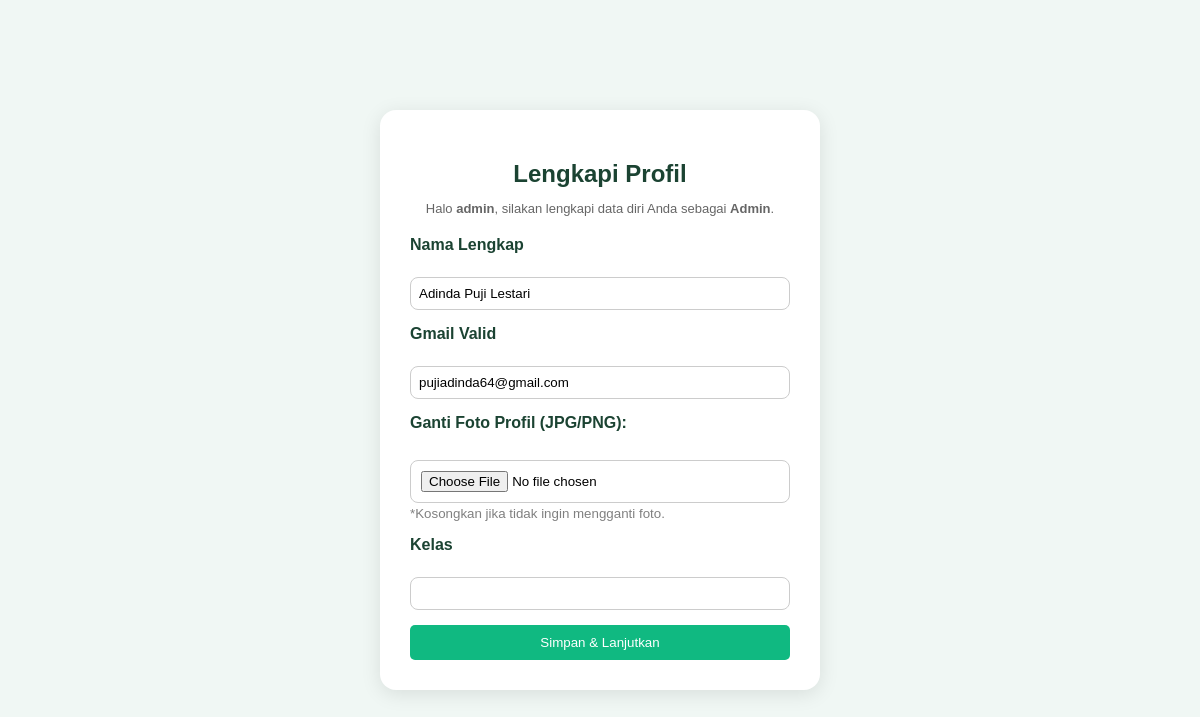
The app's page /crud-atph/profil.php (signed in) with its own data.
### tables this page shows
CREATE TABLE `users` (
  `id_user` int NOT NULL,
  `username` varchar(50) NOT NULL,
  `password` varchar(255) NOT NULL,
  `role` enum('admin','siswa') NOT NULL,
  `nama_lengkap` varchar(100) DEFAULT NULL,
  `email` varchar(100) DEFAULT NULL,
  `kelas` varchar(50) DEFAULT NULL,
  `poin` int DEFAULT '0',
  `foto` varchar(255) DEFAULT NULL
);

### crud-atph/profil.php (the view, shortened to what this page needs)
<?php
include 'config/koneksi.php';
$user_id = $_SESSION['user_id'];
$role    = $_SESSION['role'];
$query = mysqli_query($koneksi, "SELECT * FROM users WHERE id_user = '$user_id'");
$user  = mysqli_fetch_assoc($query);
?>
<!DOCTYPE html>
<html lang="id">
<head>
</head>
<body>
<div class="card">
    <h2 style="color: #1b4332; text-align: center; margin-bottom: 10px;">Lengkapi Profil</h2>
    <p style="font-size: 13px; color: #666; text-align: center; margin-bottom: 20px;">
        Halo <b><?= htmlspecialchars($user['username'] ?? ''); ?></b>, silakan lengkapi data diri Anda sebagai <b><?= ucfirst($role); ?></b>.
    </p>
    <form action="" method="POST" enctype="multipart/form-data">
        <div class="form-group" style="margin-bottom: 15px;">
            <label>Nama Lengkap</label><br>
            <input type="text" name="nama_lengkap" value="<?php echo htmlspecialchars($user['nama_lengkap'] ?? ''); ?>" style="width: 100%; padding: 8px;" required>
        </div>
        <div class="form-group" style="margin-bottom: 15px;">
            <label>Gmail Valid</label><br>
            <input type="email" name="email" value="<?php echo htmlspecialchars($user['email'] ?? ''); ?>" style="width: 100%; padding: 8px;" required>
        </div>
        <div class="form-group" style="margin-bottom: 15px;">
            <label>Ganti Foto Profil (JPG/PNG):</label><br>
            <input type="file" name="foto" accept="image/*" style="margin-top: 5px;">
            <small style="color: gray; display: block; margin-top: 3px;">*Kosongkan jika tidak ingin mengganti foto.</small>
        </div>
        <div class="form-group" style="margin-bottom: 15px;">
            <label>Kelas</label><br>
            <input type="text" name="kelas" value="<?php echo htmlspecialchars($user['kelas'] ?? ''); ?>" style="width: 100%; padding: 8px;">
        </div>
        <button type="submit" name="simpan_profil" class="btn-primary" style="width: 100%; padding: 10px; background: #10b981; color: white; border: none; border-radius: 5px; cursor: pointer;">Simpan & Lanjutkan</button>
    </form>
</div>
</body>
</html>

### crud-atph/profil.php (style rules this page uses)
body { font-family: sans-serif; background: #f0f7f4; display: flex; justify-content: center; align-items: center; height: 100vh; margin: 0; }
.card { background: white; padding: 30px; border-radius: 16px; box-shadow: 0 4px 20px rgba(0,0,0,0.1); width: 380px; }
.form-group { margin-bottom: 15px; }
.form-group label { display: block; margin-bottom: 5px; color: #1b4332; font-weight: bold; }
.form-group input { width: 100%; padding: 10px; border: 1px solid #ccc; border-radius: 8px; box-sizing: border-box; }

### records on screen
users: username "admin", nama_lengkap "Adinda Puji Lestari", email "pujiadinda64@gmail.com"

### other values on screen
$role "Admin"
